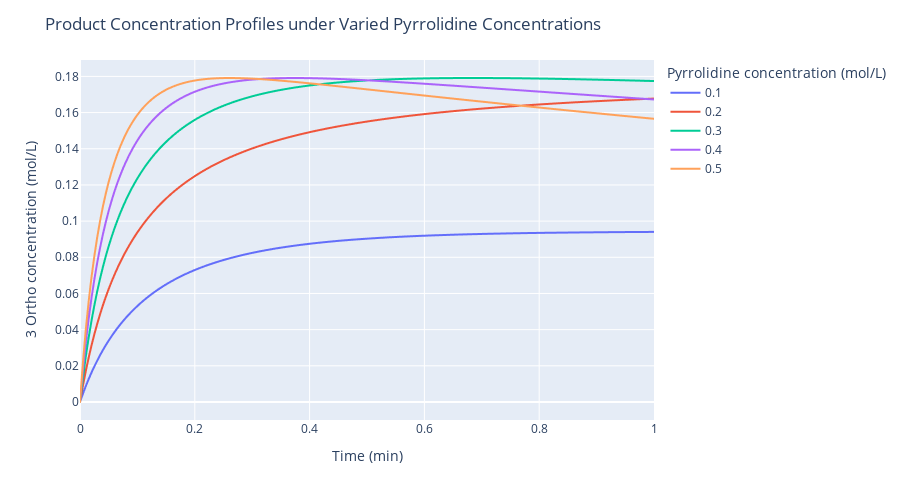

The notebook cell saved with this chart:
### Code cell
# Target product concentration profiles under varied pyrrolidine concentrations
# Similar thing happens with the pyrrolidine concentration. 3 ortho concentration will go lower at the latter flow reactor part if 2 pyrrolidine is excessive
operation_params = {
    ("Temperature", None, None, None, None): 100,
    ("Residence_Time", None, None, None, None): 1,
    ("Concentration", None, 0, None, 1): [0.1, 0.2, 0.3, 0.4, 0.5],
}
pyrrolidine_snar.plot_product_profile_with_prld_concs(operation_params)

### Figure 1 — Plotly figure (JSON) as saved in the notebook; plotly's stock layout.template omitted (floating-point values rounded to 4 significant figures; data arrays with more than 128 entries replaced by an {"elided": "..."} marker saying what was removed)
{"data": [{"hovertemplate": "Pyrrolidine concentration (mol/L)=0.1<br>Time (min)=%{x}<br>3 Ortho concentration (mol/L)=%{y}<extra></extra>", "legendgroup": "0.1", "line": {"color": "#636efa", "dash": "solid"}, "marker": {"symbol": "circle"}, "mode": "lines", "name": "0.1", "showlegend": true, "type": "scattergl", "x": {"elided": "201 float values"}, "xaxis": "x", "y": {"elided": "201 float values"}, "yaxis": "y"}, {"hovertemplate": "Pyrrolidine concentration (mol/L)=0.2<br>Time (min)=%{x}<br>3 Ortho concentration (mol/L)=%{y}<extra></extra>", "legendgroup": "0.2", "line": {"color": "#EF553B", "dash": "solid"}, "marker": {"symbol": "circle"}, "mode": "lines", "name": "0.2", "showlegend": true, "type": "scattergl", "x": {"elided": "201 float values"}, "xaxis": "x", "y": {"elided": "201 float values"}, "yaxis": "y"}, {"hovertemplate": "Pyrrolidine concentration (mol/L)=0.3<br>Time (min)=%{x}<br>3 Ortho concentration (mol/L)=%{y}<extra></extra>", "legendgroup": "0.3", "line": {"color": "#00cc96", "dash": "solid"}, "marker": {"symbol": "circle"}, "mode": "lines", "name": "0.3", "showlegend": true, "type": "scattergl", "x": {"elided": "201 float values"}, "xaxis": "x", "y": {"elided": "201 float values"}, "yaxis": "y"}, {"hovertemplate": "Pyrrolidine concentration (mol/L)=0.4<br>Time (min)=%{x}<br>3 Ortho concentration (mol/L)=%{y}<extra></extra>", "legendgroup": "0.4", "line": {"color": "#ab63fa", "dash": "solid"}, "marker": {"symbol": "circle"}, "mode": "lines", "name": "0.4", "showlegend": true, "type": "scattergl", "x": {"elided": "201 float values"}, "xaxis": "x", "y": {"elided": "201 float values"}, "yaxis": "y"}, {"hovertemplate": "Pyrrolidine concentration (mol/L)=0.5<br>Time (min)=%{x}<br>3 Ortho concentration (mol/L)=%{y}<extra></extra>", "legendgroup": "0.5", "line": {"color": "#FFA15A", "dash": "solid"}, "marker": {"symbol": "circle"}, "mode": "lines", "name": "0.5", "showlegend": true, "type": "scattergl", "x": {"elided": "201 float values"}, "xaxis": "x", "y": {"elided": "201 float values"}, "yaxis": "y"}], "layout": {"height": 500, "legend": {"title": {"text": "Pyrrolidine concentration (mol/L)"}, "tracegroupgap": 0}, "margin": {"t": 60}, "title": {"text": "Product Concentration Profiles under Varied Pyrrolidine Concentrations"}, "width": 900, "xaxis": {"anchor": "y", "domain": [0, 1], "title": {"text": "Time (min)"}}, "yaxis": {"anchor": "x", "domain": [0, 1], "title": {"text": "3 Ortho concentration (mol/L)"}}}}
